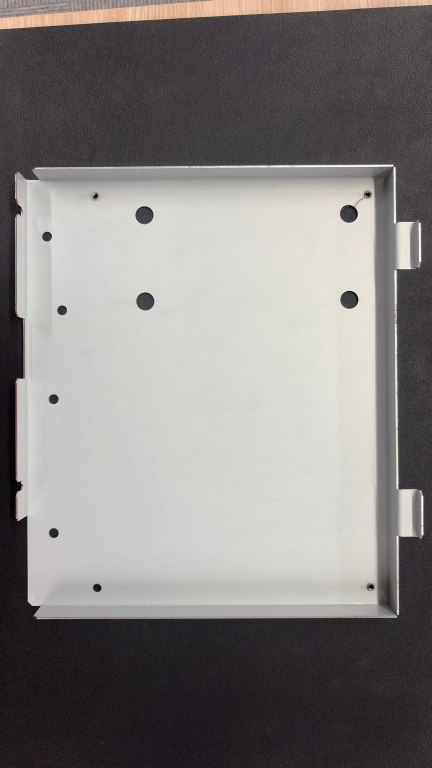
#> input picture will-RuleBase-curve-main/data/inputs/good.jpg, 864 x 1536 px (shown at 1/2 size)
$ python -i master_registration.py   (imports and definitions only)
#> lines starting #> are read from the running program, lines starting #| are printed output that depends on the picture; after the words box and inside, x2 and y2 are one past the last pixel; in counts of white or black regions, pixels touching at a corner belong together
#> further down, picture is the input picture: shape (1536, 864, 3); mean B, G, R 128.1, 129.6, 132.8
"""マスター画像自動登録: 黒背景クロマキーで部品を切り出す"""
from __future__ import annotations

import cv2
import numpy as np


def chromakey_crop(image: np.ndarray, padding: int = 4,
                   min_area_ratio: float = 0.01) -> tuple[np.ndarray, dict]:
    """
    黒背景クロマキーで部品を自動切り出す。
    Otsu + morphological closing で前景を検出し、外接矩形で切り出す。

    マスター登録とテスト画像cropの両方で共通使用する。

    Parameters
    ----------
    image : np.ndarray
        入力BGR画像（黒背景に部品が写っている）
    padding : int
        切り出しパディング（px）
    min_area_ratio : float
        画像全体に対するブロブ最小面積比率（ノイズ除去）

    Returns
    -------
    result_image : np.ndarray
        切り出し後のBGR画像
    info : dict
        処理情報 (method, bbox, fg_center など)
    """
#> called with padding = 4, min_area_ratio = 0.01
    h, w = image.shape[:2]
    gray = cv2.cvtColor(image, cv2.COLOR_BGR2GRAY) if len(image.shape) == 3 else image.copy()
    blurred = cv2.GaussianBlur(gray, (5, 5), 0)
    _, fg = cv2.threshold(blurred, 0, 255, cv2.THRESH_BINARY + cv2.THRESH_OTSU)
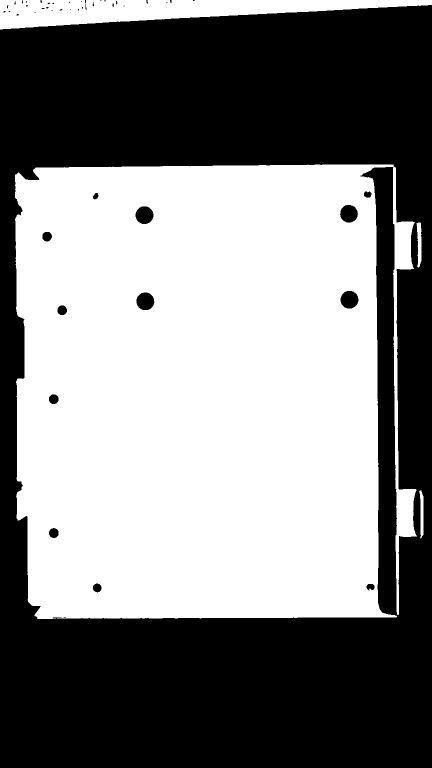
#> fg: shape (1536, 864) (shown at 1/2 size); 51.2% white; 47 black regions (34 under 20 px), largest, box (x1, y1, x2, y2) and area: (0, 10, 864, 1536) 641330, (681, 582, 717, 617) 994, (271, 413, 307, 448) 993

    # 部品内部の穴を埋める
    kern = cv2.getStructuringElement(cv2.MORPH_ELLIPSE, (31, 31))
    fg = cv2.morphologyEx(fg, cv2.MORPH_CLOSE, kern, iterations=3)
#> fg: shape (1536, 864); 56% white; 4 black regions, box (x1, y1, x2, y2) and area: (0, 1024, 864, 1536) 280651, (0, 10, 864, 452) 266725, (794, 526, 864, 987) 29957, (0, 615, 49, 774) 6681
    fg = cv2.dilate(fg, kern, iterations=1)
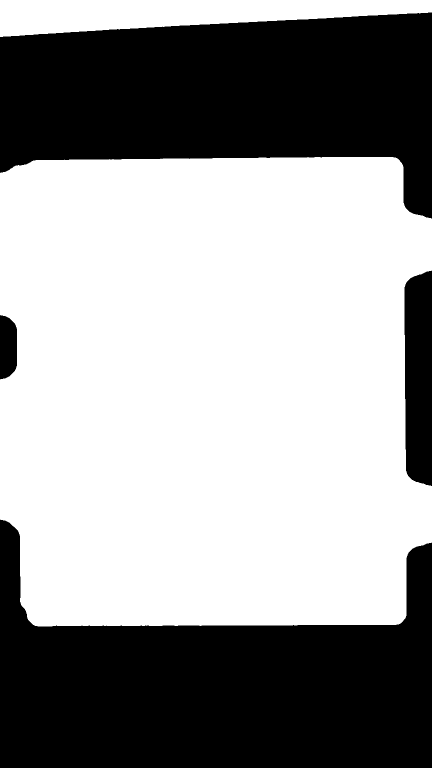
#> fg: shape (1536, 864) (shown at 1/2 size); 60.2% white; 4 black regions

    contours, _ = cv2.findContours(fg, cv2.RETR_EXTERNAL, cv2.CHAIN_APPROX_SIMPLE)
#> contours = 2 contours; box (x1, y1, x2, y2) and area: (0, 314, 864, 1253) 755236, (0, 0, 864, 74) 40860
    if not contours:
        return image.copy(), {"method": "chromakey_fallback", "error": "no_contours"}

    # 画像中心に最も近い大きな輪郭を選択
    img_cx, img_cy = w // 2, h // 2
    min_area = h * w * min_area_ratio
    valid = [c for c in contours if cv2.contourArea(c) >= min_area]
#> valid has the same summary as contours
    if not valid:
        valid = contours

    def dist_to_center(c):
        bx, by, bw, bh = cv2.boundingRect(c)
#> bx = 0; by = 314; bw = 864; bh = 939
        return (bx + bw // 2 - img_cx) ** 2 + (by + bh // 2 - img_cy) ** 2

    main_c = min(valid, key=dist_to_center)
#> main_c = contour of 421 points, box (x1, y1, x2, y2) (0, 314, 864, 1253), area 755236
    bx, by, bw, bh = cv2.boundingRect(main_c)
#> bx = 0; by = 314; bw = 864; bh = 939

    # パディング
    bx = max(0, bx - padding)
    by = max(0, by - padding)
#> by = 310
    bw = min(w - bx, bw + padding * 2)
    bh = min(h - by, bh + padding * 2)
#> bh = 947

    result = image[by:by + bh, bx:bx + bw]
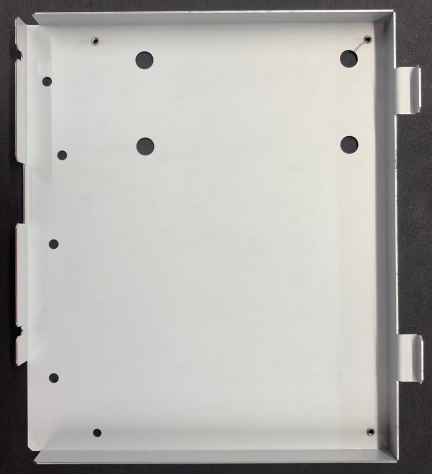
#> result: shape (947, 864, 3) (shown at 1/2 size); mean B, G, R 172.9, 176.2, 177.3
    if result.size == 0:
        return image.copy(), {"method": "chromakey_fallback", "error": "empty_crop"}

    fg_cx = bx + bw // 2
#> fg_cx = 432
    fg_cy = by + bh // 2
#> fg_cy = 783

    return result, {
        "method": "chromakey",
        "bbox": (bx, by, bw, bh),
        "fg_center": (fg_cx, fg_cy),
        "score": bw * bh / (h * w),
    }


def extract_master(
    image: np.ndarray,
    blur_ksize: int = 7,
    morph_close_iter: int = 3,
    morph_open_iter: int = 2,
    poly_epsilon_ratio: float = 0.04,
    min_area_ratio: float = 0.01,
    padding: int = 4,
) -> tuple[np.ndarray, dict]:
    """
    広角画像から部品を自動抽出してマスター画像を生成する。
    黒背景クロマキー方式で切り出す。

    Parameters
    ----------
    image : np.ndarray
        入力BGR画像
    padding : int
        切り出しパディング（px）
    min_area_ratio : float
        画像全体に対するブロブ最小面積比率（ノイズ除去）

    Returns
    -------
    result_image : np.ndarray
        切り出し後のBGR画像
    info : dict
        処理情報 (method, bbox, mask など)
        info["mask"] に前景マスク (uint8, 0=背景/255=部品) を格納
    """
    result, info = chromakey_crop(image, padding=padding, min_area_ratio=min_area_ratio)
#> info = {'method': 'chromakey', 'bbox': (0, 310, 864, 947), 'fg_center': (432, 783), 'score': 0.617}

    # 切り出し後の画像から前景マスクを生成
    info["mask"] = _create_foreground_mask(result)
    return result, info


# ══════════════════════════════════════════════════════════════════════════════
# 方式1: エッジベース走査（Canny → 4辺スキャン → percentile 境界）
# ══════════════════════════════════════════════════════════════════════════════

# [246 lines left out: functions _extract_edge_based, _extract_binary_based, not called in this run]


# ══════════════════════════════════════════════════════════════════════════════
# 前景マスク生成（クロマキー相当: 黒背景除去）
# ══════════════════════════════════════════════════════════════════════════════

def _create_foreground_mask(image: np.ndarray) -> np.ndarray:
    """
    切り出し済み画像から黒背景を除去する前景マスクを生成する。

    背景の原色は黒。切り出し後は部品が画像の大部分を占めるため、
    大津法で前景/背景を分離し、Canny エッジで輪郭を整える。
    """
    h, w = image.shape[:2]
    gray = cv2.cvtColor(image, cv2.COLOR_BGR2GRAY) if len(image.shape) == 3 else image.copy()
#> gray: shape (947, 864)
    blurred = cv2.GaussianBlur(gray, (5, 5), 0)
#> blurred: shape (947, 864)

    # ── 1. 大津法で粗い前景マスク ─────────────────────────────────────────────
    _, mask = cv2.threshold(blurred, 0, 255, cv2.THRESH_BINARY + cv2.THRESH_OTSU)
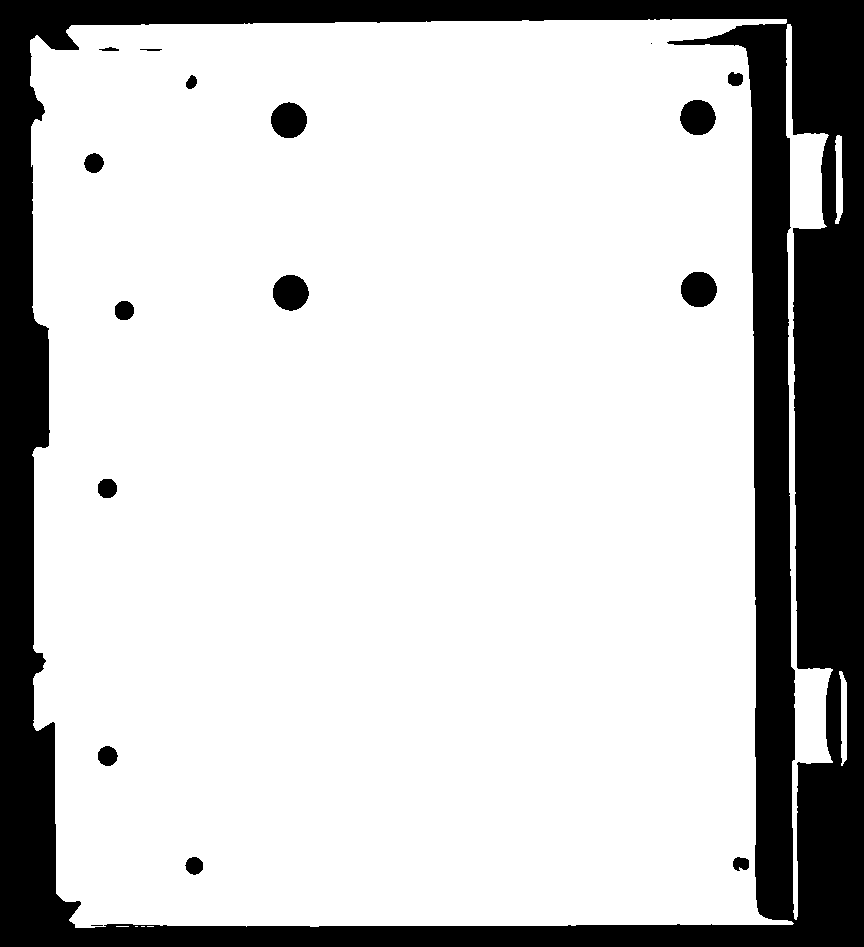
#> mask: shape (947, 864); 79.2% white; 17 black regions (2 under 20 px), largest, box (x1, y1, x2, y2) and area: (0, 0, 864, 947) 163934, (271, 102, 307, 138) 1004, (273, 275, 309, 311) 1004

    # ── 2. 膨張してから外輪郭を取る（部品端の削れ防止）─────────────────────────
    # 大津法が部品の暗い部分を背景と誤判定するのを救済
    dilate_k = cv2.getStructuringElement(cv2.MORPH_ELLIPSE, (7, 7))
    mask_dilated = cv2.dilate(mask, dilate_k, iterations=2)
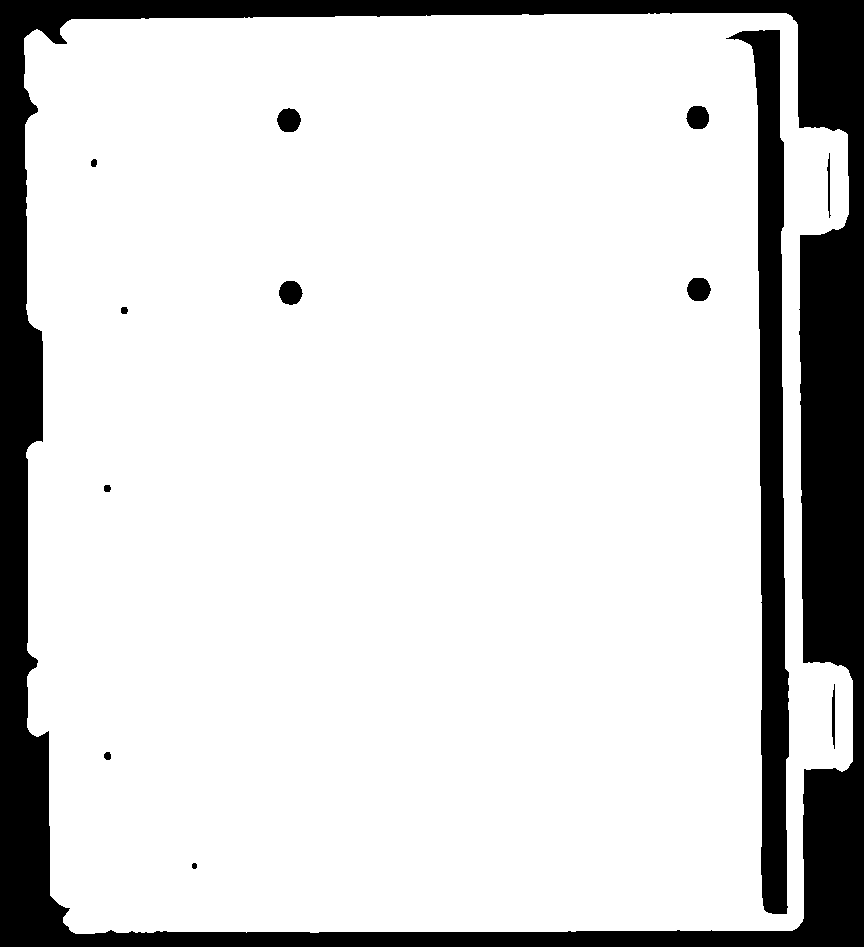
#> mask_dilated: shape (947, 864); 84.1% white; 13 black regions, largest, box (x1, y1, x2, y2) and area: (0, 0, 864, 947) 106575, (726, 30, 789, 914) 21493, (277, 108, 301, 132) 446

    # ノイズ除去 (小さいゴミを消す)
    open_k = cv2.getStructuringElement(cv2.MORPH_ELLIPSE, (5, 5))
    mask_dilated = cv2.morphologyEx(mask_dilated, cv2.MORPH_OPEN, open_k, iterations=2)

    # 最大連結成分のみ残す
    n_labels, labels, stats, _ = cv2.connectedComponentsWithStats(mask_dilated, connectivity=8)
#> labels: shape (947, 864) int32; values 0 (black) and 1 (white), 84.1% white; 13 black regions
#> n_labels = 2; stats = [[0, 0, 864, 947, 130309], [24, 13, 829, 921, 687899]]
    if n_labels > 1:
        best_label = 1 + np.argmax(stats[1:, cv2.CC_STAT_AREA])
#> best_label = 1
        mask_dilated = np.where(labels == best_label, 255, 0).astype(np.uint8)

    # 外輪郭 → 内部塗りつぶし
    contours, _ = cv2.findContours(mask_dilated, cv2.RETR_EXTERNAL, cv2.CHAIN_APPROX_SIMPLE)
#> contours = 1 contour; box (x1, y1, x2, y2) and area: (24, 13, 853, 934) 709868
    if not contours:
        return mask_dilated

    cnt = max(contours, key=cv2.contourArea)
#> cnt = contour of 468 points, box (x1, y1, x2, y2) (24, 13, 853, 934), area 709868

    # ── 3. 輪郭スムージング（ギザギザ除去）───────────────────────────────────
    # approxPolyDP で頂点を減らしてから描画
    peri = cv2.arcLength(cnt, True)
#> peri = 3661.6
    epsilon = 0.005 * peri
#> epsilon = 18.31
    smoothed = cv2.approxPolyDP(cnt, epsilon, True)
#> smoothed = contour of 14 points, box (x1, y1, x2, y2) (24, 15, 853, 932), area 700656

    mask_final = np.zeros((h, w), dtype=np.uint8)
    cv2.drawContours(mask_final, [smoothed], -1, 255, cv2.FILLED)
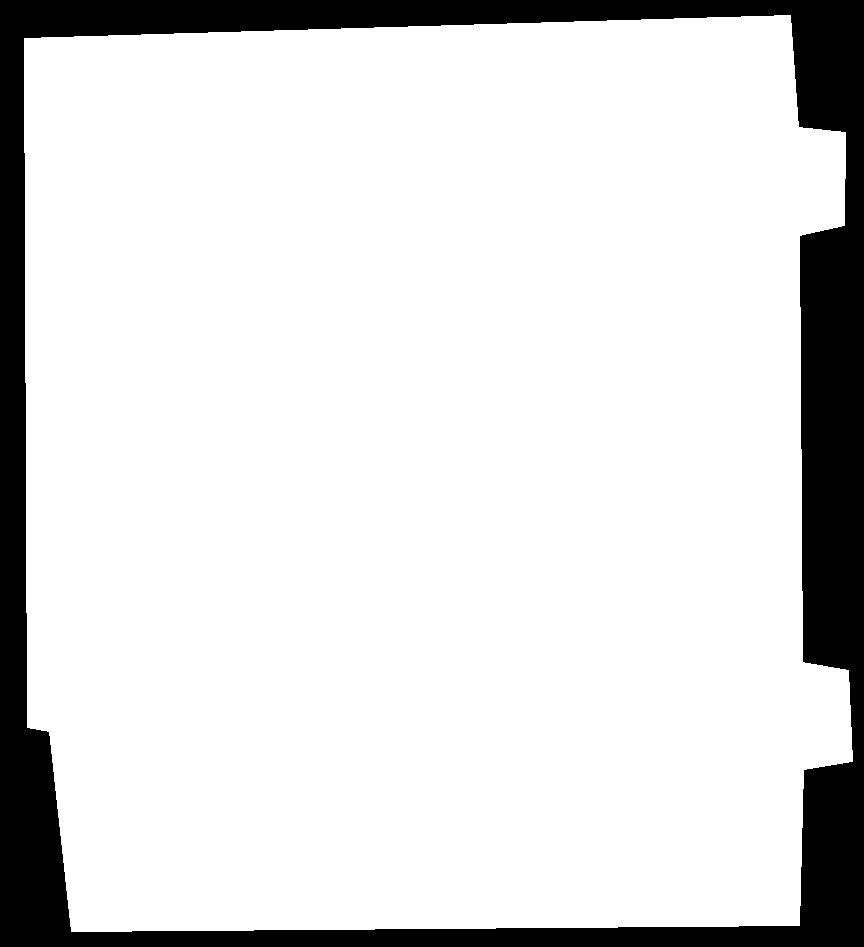
#> mask_final: shape (947, 864); 85.8% white; 1 black region, box (x1, y1, x2, y2) and area: (0, 0, 864, 947) 115818

    return mask_final


# ══════════════════════════════════════════════════════════════════════════════
# 回転補正ヘルパー
# ══════════════════════════════════════════════════════════════════════════════

# [95 lines left out: functions _rotate_crop, validate_master_registration, not called in this run]

>>> import cv2
>>> picture = cv2.imread('../../will-RuleBase-curve-main/data/inputs/good.jpg')
>>> result = extract_master(picture)

$ run again, on will-RuleBase-curve-main/data/inputs/ng.jpg
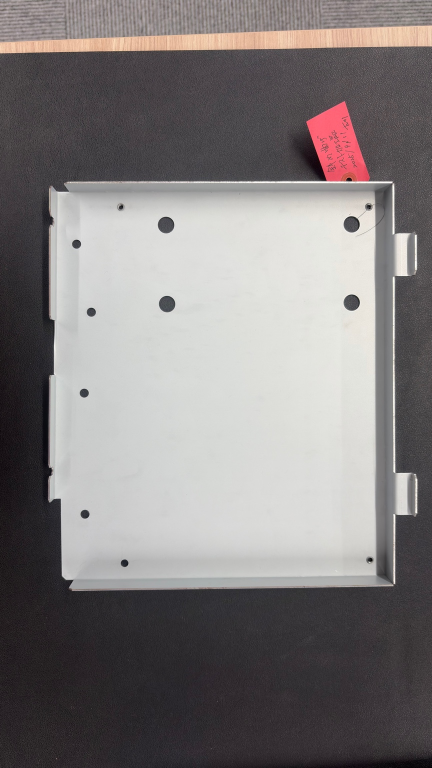
#> input picture will-RuleBase-curve-main/data/inputs/ng.jpg, 864 x 1536 px (shown at 1/2 size)
#> picture is the input picture: shape (1536, 864, 3); mean B, G, R 125.1, 125.1, 129.5
#> in chromakey_crop, `fg = cv2.dilate(fg, kern, iterations=1)`:
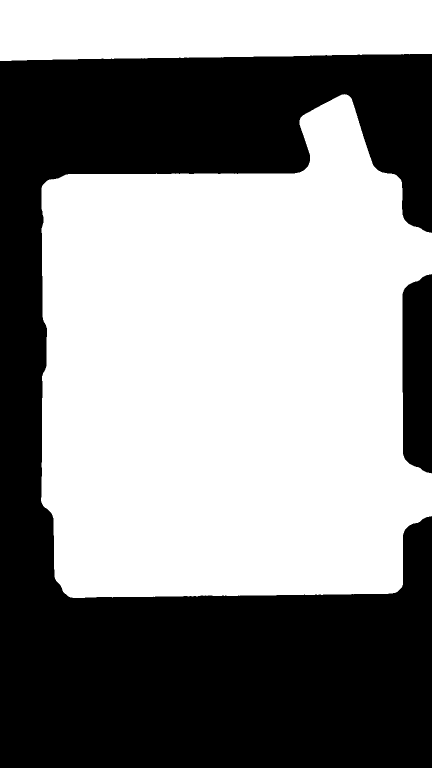
#> fg: shape (1536, 864) (shown at 1/2 size); 55.1% white; 2 black regions
#> in chromakey_crop, `contours, _ = cv2.findContours(fg, cv2.RETR_EXTERNAL, cv2.CHAIN_APPROX..`: contours = 2 contours; box (x1, y1, x2, y2) and area: (82, 188, 864, 1196) 630795, (0, 0, 864, 122) 97902
#> valid has the same summary as contours
#> in dist_to_center, `bx, by, bw, bh = cv2.boundingRect(c)`: bx = 82; by = 188; bw = 782; bh = 1008
#> main_c = contour of 704 points, box (x1, y1, x2, y2) (82, 188, 864, 1196), area 630795
#> in chromakey_crop, `bx, by, bw, bh = cv2.boundingRect(main_c)`: bx = 82; by = 188; bw = 782; bh = 1008
#> in chromakey_crop, `bx = max(0, bx - padding)`: bx = 78
#> in chromakey_crop, `by = max(0, by - padding)`: by = 184
#> in chromakey_crop, `bw = min(w - bx, bw + padding * 2)`: bw = 786
#> in chromakey_crop, `bh = min(h - by, bh + padding * 2)`: bh = 1016
#> fg_cx = 471
#> fg_cy = 692
#> info = {'method': 'chromakey', 'bbox': (78, 184, 786, 1016), 'fg_center': (471, 692), 'score': 0.602}
#> mask: shape (1016, 786); 67% white; 28 black regions (4 under 20 px), largest, box (x1, y1, x2, y2) and area: (0, 0, 786, 1016) 256809, (238, 249, 271, 282) 845, (240, 408, 272, 440) 829
#> labels: shape (1016, 786) int32; 3 distinct labels, from 0 to 2
#> n_labels = 3; stats = [[0, 0, 786, 1016, 224029], [530, 14, 126, 137, 11043], [14, 171, 749, 832, 563504]]
#> best_label = 2
#> in _create_foreground_mask, `contours, _ = cv2.findContours(mask_dilated, cv2.RETR_EXTERNAL, cv2.CH..`: contours = 1 contour; box (x1, y1, x2, y2) and area: (14, 171, 763, 1003) 580208
#> cnt = contour of 404 points, box (x1, y1, x2, y2) (14, 171, 763, 1003), area 580208
#> peri = 3268
#> epsilon = 16.34
#> smoothed = contour of 16 points, box (x1, y1, x2, y2) (14, 173, 763, 1000), area 576952
#> in _create_foreground_mask, `cv2.drawContours(mask_final, [smoothed], -1, 255, cv2.FILLED)`:
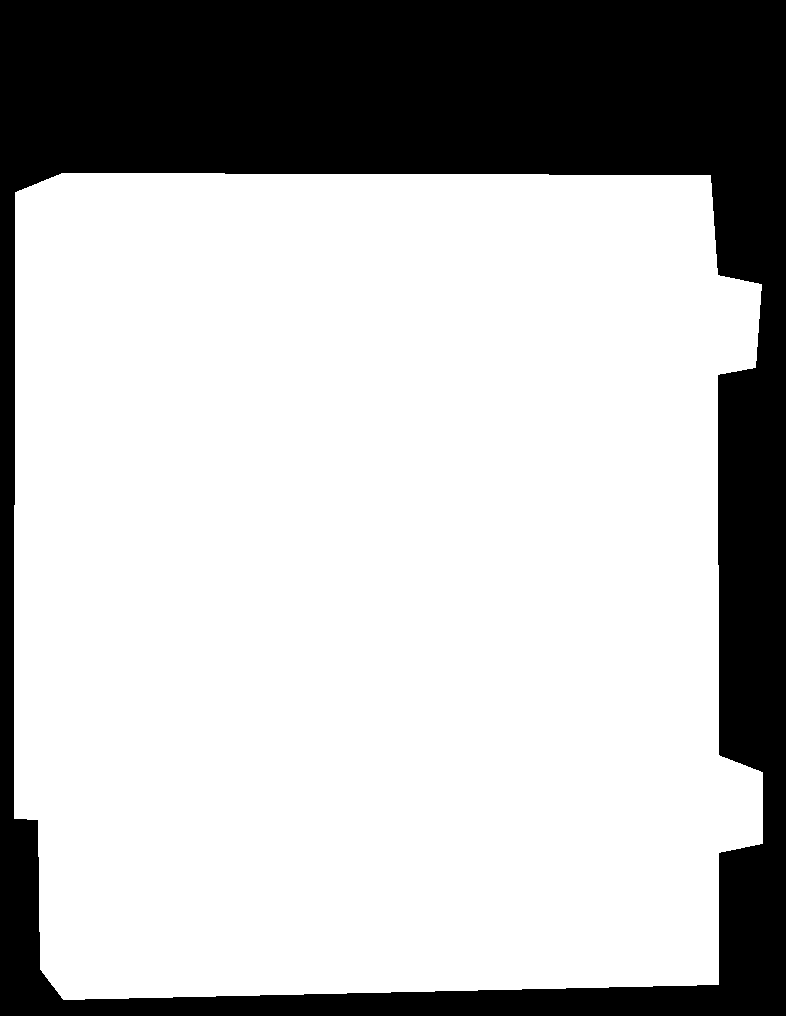
#> mask_final: shape (1016, 786); 72.4% white; 1 black region, box (x1, y1, x2, y2) and area: (0, 0, 786, 1016) 220061
